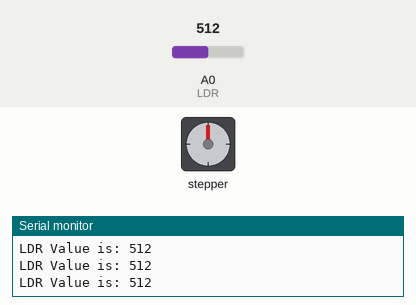
Recording of a sketch running on a simulated Arduino Uno, built with avr-gcc and run on an emulated ATmega328P. Parts: stepper motor, the last lines printed to the serial monitor. Wiring (inferred from the names in the program): stepper motor (200 steps per turn assumed): coils pin 9, pin 10, pin 11, pin 12. The test bench sets the inputs (shaded band); at power-on: A0 (LDR) = 512.

Above: at 1.2 s.
1.3 s: A0 (LDR) set to 318
2.8 s: A0 (LDR) set to 289
At 3.46 s:
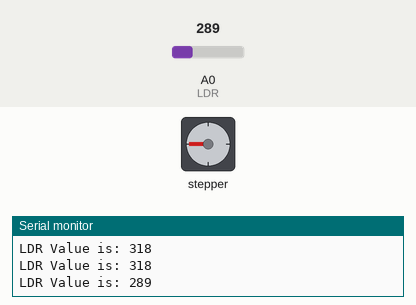
At 4.06 s:
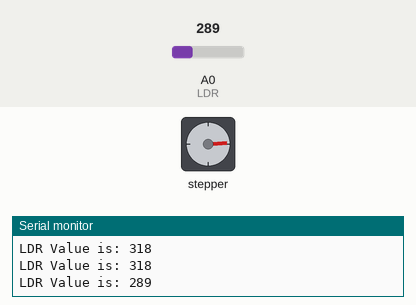
Timing chart, 0 to 20.8 s (numbered marks = the images above; inputs shaded):
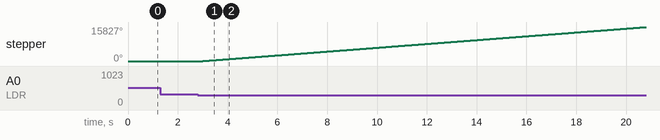

The sketch:

Code_Project_Data_Science.ino
```cpp
//definieer de pins voor de stepper motor
#define STEPPER_PIN_1 9
#define STEPPER_PIN_2 10
#define STEPPER_PIN_3 11
#define STEPPER_PIN_4 12

int step_number = 0;
int input_val = 0;
const int LDR = A0;
int c = 1;

void setup() {
//setup voor de stepper motor
pinMode(STEPPER_PIN_1, OUTPUT);
pinMode(STEPPER_PIN_2, OUTPUT);
pinMode(STEPPER_PIN_3, OUTPUT);
pinMode(STEPPER_PIN_4, OUTPUT);
Serial.begin(9600);
}

void loop() {
  {
  input_val = analogRead(LDR);
  Serial.print("LDR Value is: ");
  Serial.println(input_val);
  delay(200);
  }

  //deze actie uitvoeren, wanneer het donker is
  if((c == 1) && (input_val < 300)){
    for(int a = 0; a < 22000; a++){
    OneStep(true);
    delay(2);
  }
  delay(1000);
  c = 2;
  }

 //deze actie uitvoeren, wanneer het licht genoeg is
 else if((c == 2) && (input_val > 800)){
    for(int a = 0; a < 22000; a++){
    OneStep(false);
    delay(2);
 }
 delay(1000);
 c = 1;
 }
}

//code voor stepper motor
void OneStep(bool dir){
    if(dir){
switch(step_number){
  case 0:
  digitalWrite(STEPPER_PIN_1, HIGH);
  digitalWrite(STEPPER_PIN_2, LOW);
  digitalWrite(STEPPER_PIN_3, LOW);
  digitalWrite(STEPPER_PIN_4, LOW);
  break;
  case 1:
  digitalWrite(STEPPER_PIN_1, LOW);
  digitalWrite(STEPPER_PIN_2, HIGH);
  digitalWrite(STEPPER_PIN_3, LOW);
  digitalWrite(STEPPER_PIN_4, LOW);
  break;
  case 2:
  digitalWrite(STEPPER_PIN_1, LOW);
  digitalWrite(STEPPER_PIN_2, LOW);
  digitalWrite(STEPPER_PIN_3, HIGH);
  digitalWrite(STEPPER_PIN_4, LOW);
  break;
  case 3:
  digitalWrite(STEPPER_PIN_1, LOW);
  digitalWrite(STEPPER_PIN_2, LOW);
  digitalWrite(STEPPER_PIN_3, LOW);
  digitalWrite(STEPPER_PIN_4, HIGH);
  break;
}
  }else{
    switch(step_number){
  case 0:
  digitalWrite(STEPPER_PIN_1, LOW);
  digitalWrite(STEPPER_PIN_2, LOW);
  digitalWrite(STEPPER_PIN_3, LOW);
  digitalWrite(STEPPER_PIN_4, HIGH);
  break;
  case 1:
  digitalWrite(STEPPER_PIN_1, LOW);
  digitalWrite(STEPPER_PIN_2, LOW);
  digitalWrite(STEPPER_PIN_3, HIGH);
  digitalWrite(STEPPER_PIN_4, LOW);
  break;
  case 2:
  digitalWrite(STEPPER_PIN_1, LOW);
  digitalWrite(STEPPER_PIN_2, HIGH);
  digitalWrite(STEPPER_PIN_3, LOW);
  digitalWrite(STEPPER_PIN_4, LOW);
  break;
  case 3:
  digitalWrite(STEPPER_PIN_1, HIGH);
  digitalWrite(STEPPER_PIN_2, LOW);
  digitalWrite(STEPPER_PIN_3, LOW);
  digitalWrite(STEPPER_PIN_4, LOW);


}
  }
step_number++;
  if(step_number > 3){
    step_number = 0;
  }
}
```

Measured:
- the behaviour switches between 300 and 299 on A0 (LDR) (found by bisection; images 0 and 1)
- after the input at 2.8 s, stepper: keeps turning clockwise at about 890°/s, starting after 0.21 s
